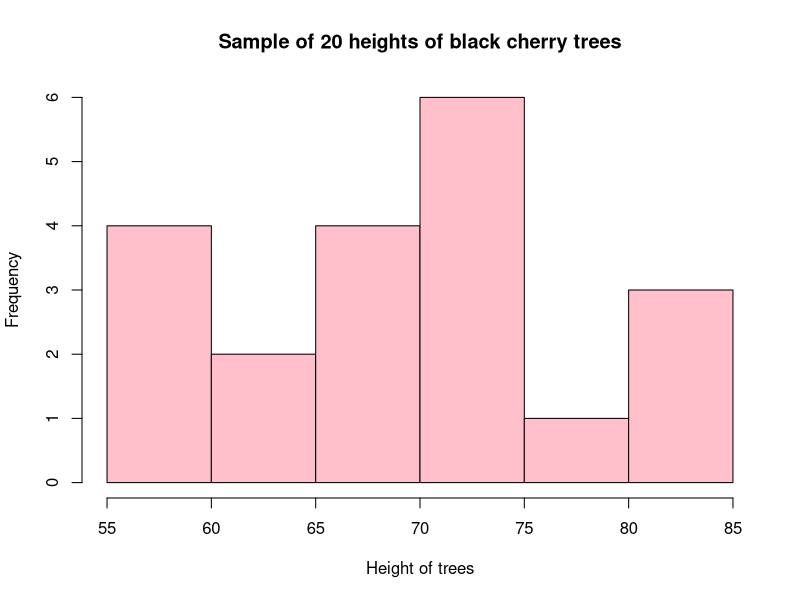
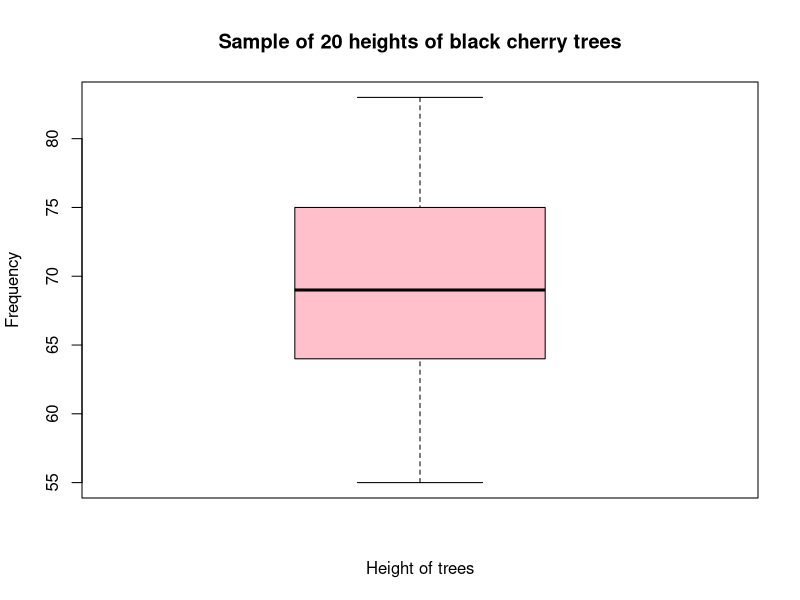

Generate these figures, in order, with R:
#bar plot(H, names.arg, xlab,ylab, main, names.arg, col)colour
H = c(73,75,55,60,66,71,81,67,83,75,82,71,63,55,72,78,67,67,65,59)
hist(H,xlab= "Height of trees",ylab="Frequency",col="pink", main = "Sample of 20 heights of black cherry trees")


boxplot(H,xlab= "Height of trees",ylab="Frequency",col="pink", main = "Sample of 20 heights of black cherry trees")

x = qchisq(0.5,df= 4)
print(x)

alpha <- 0.025
f <- 2.05 / 7.64
df1 <- 50 - 1  # degrees of freedom for the first sample (n1 - 1)
df2 <- 50 - 1  # degrees of freedom for the second sample (n2 - 1)

# Calculate critical value
critical_value <- qf(1 - alpha, df1, df2, lower.tail = FALSE)

# Print critical value
print(critical_value)

alpha1 <- 0.975
f <- 2.05 / 7.64
df1 <- 50 - 1  # degrees of freedom for the first sample (n1 - 1)
df2 <- 50 - 1  # degrees of freedom for the second sample (n2 - 1)

# Calculate critical value
critical_value <- qf(1 - alpha1, df1, df2, lower.tail = FALSE)

# Print critical value
print(critical_value)


#test for mean
n<- 25
x_bar <- 51.3
mu_0 <- 50
sigma <- 2
alpha <- 0.05

# Calculate the z-statistic
z <- (x_bar - mu_0) / (sigma / sqrt(n))

# Calculate the critical value
critical_value <- qnorm(1 - alpha/2, lower.tail = FALSE)

# Print the results
print(paste("z-statistic:", z))
print(paste("Critical value:", critical_value))

# Perform the hypothesis test
if (abs(z) > critical_value) {
  print("Reject the null hypothesis: The average burning rate is significantly different from 50 cm/s.")
} else {
  print("Fail to reject the null hypothesis: There is no significant difference in the average burning rate.")
}


alpha <- 0.05
critical_value <- qnorm(1 - alpha/2)  # For a two-tailed test
print(critical_value)

#2
# Given data
x1 <- 70
s1 <- 3.3665
n1 <- 10  # number of observations in group 1

x2 <- 74
s2 <- 5.3955
n2 <- 10  # number of observations in group 2

# Calculate pooled standard deviation (assuming unequal variances)
s_pooled <- sqrt(((n1 - 1) * s1^2 + (n2 - 1) * s2^2) / (n1 + n2 - 2))

# Calculate t-statistic
t_stat <- (x1 - x2) / (s_pooled * sqrt(1/n1 + 1/n2))

# Degrees of freedom
df <- n1 + n2 - 2

# Significance level
alpha <- 0.05

# Critical value
critical_value <- qt(1 - alpha, df, lower.tail = FALSE)

# Print results
print(paste("t-statistic:", round(t_stat, 4)))
print(paste("Critical value:", round(critical_value, 4)))


